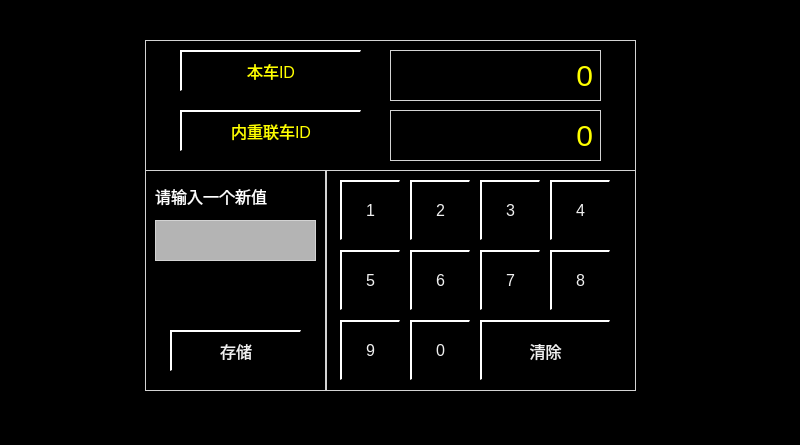
<?xml version="1.0" encoding="UTF-8"?>
<ui version="4.0">
 <class>DataInputIDPage</class>
 <widget class="QWidget" name="DataInputIDPage">
  <property name="geometry">
   <rect>
    <x>0</x>
    <y>0</y>
    <width>800</width>
    <height>445</height>
   </rect>
  </property>
  <property name="windowTitle">
   <string>Form</string>
  </property>
  <property name="styleSheet">
   <string notr="true">QWidget
{
	background-color: black;
}
QLabel
{
	border:1px solid lightgray;
    color:white;
font:16px
}

QPushButton
{
	font:16px;
    color: rgb(240,240,240);
	background-color: rgb(0, 0, 0);
	border-top: 2px solid white;	
	border-left: 2px solid white;
}</string>
  </property>
  <widget class="QLabel" name="label1">
   <property name="geometry">
    <rect>
     <x>145</x>
     <y>40</y>
     <width>491</width>
     <height>131</height>
    </rect>
   </property>
   <property name="styleSheet">
    <string notr="true">font:25px;</string>
   </property>
   <property name="text">
    <string/>
   </property>
   <property name="alignment">
    <set>Qt::AlignHCenter|Qt::AlignTop</set>
   </property>
  </widget>
  <widget class="QPushButton" name="btn2">
   <property name="geometry">
    <rect>
     <x>410</x>
     <y>180</y>
     <width>60</width>
     <height>60</height>
    </rect>
   </property>
   <property name="text">
    <string>2</string>
   </property>
  </widget>
  <widget class="QLabel" name="label2_2">
   <property name="geometry">
    <rect>
     <x>326</x>
     <y>170</y>
     <width>310</width>
     <height>221</height>
    </rect>
   </property>
   <property name="styleSheet">
    <string notr="true">font:25px;</string>
   </property>
   <property name="text">
    <string/>
   </property>
   <property name="alignment">
    <set>Qt::AlignHCenter|Qt::AlignTop</set>
   </property>
  </widget>
  <widget class="QPushButton" name="btn9">
   <property name="geometry">
    <rect>
     <x>340</x>
     <y>320</y>
     <width>60</width>
     <height>60</height>
    </rect>
   </property>
   <property name="text">
    <string>9</string>
   </property>
  </widget>
  <widget class="QPushButton" name="btnClear">
   <property name="geometry">
    <rect>
     <x>480</x>
     <y>320</y>
     <width>130</width>
     <height>60</height>
    </rect>
   </property>
   <property name="text">
    <string>清除</string>
   </property>
  </widget>
  <widget class="QPushButton" name="btn5">
   <property name="geometry">
    <rect>
     <x>340</x>
     <y>250</y>
     <width>60</width>
     <height>60</height>
    </rect>
   </property>
   <property name="text">
    <string>5</string>
   </property>
  </widget>
  <widget class="QPushButton" name="btn7">
   <property name="geometry">
    <rect>
     <x>480</x>
     <y>250</y>
     <width>60</width>
     <height>60</height>
    </rect>
   </property>
   <property name="text">
    <string>7</string>
   </property>
  </widget>
  <widget class="QPushButton" name="btn1">
   <property name="geometry">
    <rect>
     <x>340</x>
     <y>180</y>
     <width>60</width>
     <height>60</height>
    </rect>
   </property>
   <property name="text">
    <string>1</string>
   </property>
  </widget>
  <widget class="QPushButton" name="btnStore">
   <property name="geometry">
    <rect>
     <x>170</x>
     <y>330</y>
     <width>131</width>
     <height>41</height>
    </rect>
   </property>
   <property name="styleSheet">
    <string notr="true"/>
   </property>
   <property name="text">
    <string>存储</string>
   </property>
  </widget>
  <widget class="QPushButton" name="btn4">
   <property name="geometry">
    <rect>
     <x>550</x>
     <y>180</y>
     <width>60</width>
     <height>60</height>
    </rect>
   </property>
   <property name="text">
    <string>4</string>
   </property>
  </widget>
  <widget class="QLabel" name="label2">
   <property name="geometry">
    <rect>
     <x>145</x>
     <y>170</y>
     <width>181</width>
     <height>221</height>
    </rect>
   </property>
   <property name="styleSheet">
    <string notr="true"/>
   </property>
   <property name="text">
    <string/>
   </property>
   <property name="alignment">
    <set>Qt::AlignHCenter|Qt::AlignTop</set>
   </property>
  </widget>
  <widget class="QLabel" name="labelInput">
   <property name="geometry">
    <rect>
     <x>155</x>
     <y>220</y>
     <width>161</width>
     <height>41</height>
    </rect>
   </property>
   <property name="styleSheet">
    <string notr="true">background-color: rgb(180, 180, 180);</string>
   </property>
   <property name="text">
    <string/>
   </property>
  </widget>
  <widget class="QPushButton" name="btn3">
   <property name="geometry">
    <rect>
     <x>480</x>
     <y>180</y>
     <width>60</width>
     <height>60</height>
    </rect>
   </property>
   <property name="text">
    <string>3</string>
   </property>
  </widget>
  <widget class="QPushButton" name="btn0">
   <property name="geometry">
    <rect>
     <x>410</x>
     <y>320</y>
     <width>60</width>
     <height>60</height>
    </rect>
   </property>
   <property name="text">
    <string>0</string>
   </property>
  </widget>
  <widget class="QLabel" name="label">
   <property name="geometry">
    <rect>
     <x>155</x>
     <y>180</y>
     <width>121</width>
     <height>31</height>
    </rect>
   </property>
   <property name="styleSheet">
    <string notr="true">border:0px;</string>
   </property>
   <property name="text">
    <string>请输入一个新值</string>
   </property>
  </widget>
  <widget class="QPushButton" name="btn6">
   <property name="geometry">
    <rect>
     <x>410</x>
     <y>250</y>
     <width>60</width>
     <height>60</height>
    </rect>
   </property>
   <property name="text">
    <string>6</string>
   </property>
  </widget>
  <widget class="QPushButton" name="btn8">
   <property name="geometry">
    <rect>
     <x>550</x>
     <y>250</y>
     <width>60</width>
     <height>60</height>
    </rect>
   </property>
   <property name="text">
    <string>8</string>
   </property>
  </widget>
  <widget class="QPushButton" name="btnCurrentVehicleID">
   <property name="geometry">
    <rect>
     <x>180</x>
     <y>50</y>
     <width>181</width>
     <height>41</height>
    </rect>
   </property>
   <property name="styleSheet">
    <string notr="true">color:yellow;</string>
   </property>
   <property name="text">
    <string>本车ID</string>
   </property>
  </widget>
  <widget class="QPushButton" name="btnConnVehicleID">
   <property name="geometry">
    <rect>
     <x>180</x>
     <y>110</y>
     <width>181</width>
     <height>41</height>
    </rect>
   </property>
   <property name="styleSheet">
    <string notr="true">color:yellow;</string>
   </property>
   <property name="text">
    <string>内重联车ID</string>
   </property>
  </widget>
  <widget class="QLabel" name="labelCurrentVehicleID">
   <property name="geometry">
    <rect>
     <x>390</x>
     <y>50</y>
     <width>211</width>
     <height>51</height>
    </rect>
   </property>
   <property name="styleSheet">
    <string notr="true">font:30px;
color:yellow;</string>
   </property>
   <property name="text">
    <string>0</string>
   </property>
   <property name="alignment">
    <set>Qt::AlignRight|Qt::AlignTrailing|Qt::AlignVCenter</set>
   </property>
  </widget>
  <widget class="QLabel" name="labelConnVehicleID">
   <property name="geometry">
    <rect>
     <x>390</x>
     <y>110</y>
     <width>211</width>
     <height>51</height>
    </rect>
   </property>
   <property name="styleSheet">
    <string notr="true">font:30px;
color:yellow;</string>
   </property>
   <property name="text">
    <string>0</string>
   </property>
   <property name="alignment">
    <set>Qt::AlignRight|Qt::AlignTrailing|Qt::AlignVCenter</set>
   </property>
  </widget>
  <zorder>label2_2</zorder>
  <zorder>label2</zorder>
  <zorder>label1</zorder>
  <zorder>btn2</zorder>
  <zorder>btn9</zorder>
  <zorder>btnClear</zorder>
  <zorder>btn5</zorder>
  <zorder>btn7</zorder>
  <zorder>btn1</zorder>
  <zorder>btnStore</zorder>
  <zorder>btn4</zorder>
  <zorder>labelInput</zorder>
  <zorder>btn3</zorder>
  <zorder>btn0</zorder>
  <zorder>label</zorder>
  <zorder>btn6</zorder>
  <zorder>btn8</zorder>
  <zorder>btnCurrentVehicleID</zorder>
  <zorder>btnConnVehicleID</zorder>
  <zorder>labelCurrentVehicleID</zorder>
  <zorder>labelConnVehicleID</zorder>
 </widget>
 <resources/>
 <connections/>
</ui>
